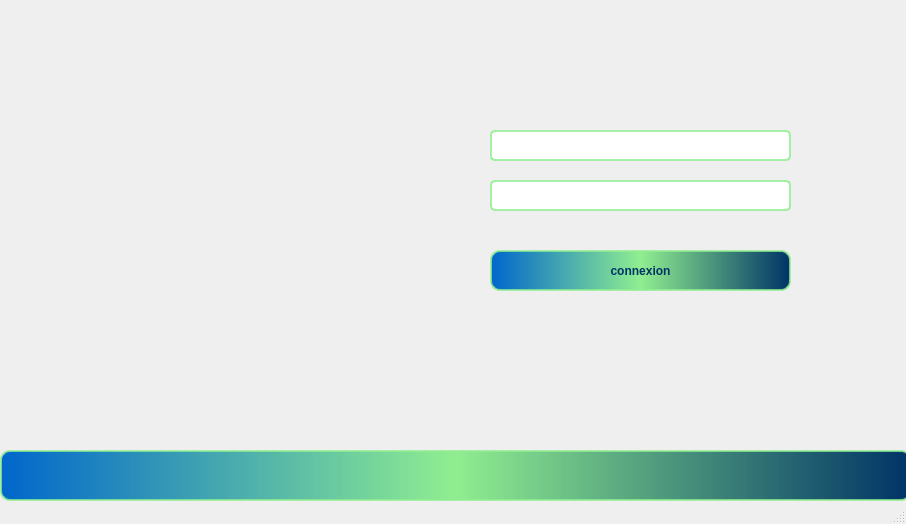
<?xml version="1.0" encoding="UTF-8"?>
<ui version="4.0">
 <class>connexion</class>
 <widget class="QMainWindow" name="connexion">
  <property name="geometry">
   <rect>
    <x>0</x>
    <y>0</y>
    <width>906</width>
    <height>524</height>
   </rect>
  </property>
  <property name="windowTitle">
   <string>connexion</string>
  </property>
  <widget class="QWidget" name="centralwidget">
   <widget class="QLineEdit" name="lineEdit">
    <property name="geometry">
     <rect>
      <x>490</x>
      <y>180</y>
      <width>301</width>
      <height>31</height>
     </rect>
    </property>
    <property name="styleSheet">
     <string notr="true"> background-color: rgba(255, 255, 255, 255);
    border: 2px solid rgba(144, 238, 144, 200);
    border-radius: 5px;
    padding: 5px;
    color: rgba(0, 51, 102, 255);
</string>
    </property>
   </widget>
   <widget class="QPushButton" name="pushButton">
    <property name="geometry">
     <rect>
      <x>0</x>
      <y>450</y>
      <width>911</width>
      <height>51</height>
     </rect>
    </property>
    <property name="styleSheet">
     <string notr="true">  background: qlineargradient(x1: 0, y1: 0, x2: 1, y2: 0, stop: 0 rgba(0, 102, 204, 255), stop: 0.5 rgba(144, 238, 144, 255), stop: 1 rgba(0, 51, 102, 255));
    border: 2px solid rgba(144, 238, 144, 200);
    padding: 8px;
    color: rgba(0, 51, 102, 255);
    font-weight: bold;
    border-radius: 10px;
    transition: all 0.3s ease;</string>
    </property>
    <property name="text">
     <string/>
    </property>
   </widget>
   <widget class="QLineEdit" name="lineEdit_2">
    <property name="geometry">
     <rect>
      <x>490</x>
      <y>130</y>
      <width>301</width>
      <height>31</height>
     </rect>
    </property>
    <property name="styleSheet">
     <string notr="true"> background-color: rgba(255, 255, 255, 255);
    border: 2px solid rgba(144, 238, 144, 200);
    border-radius: 5px;
    padding: 5px;
    color: rgba(0, 51, 102, 255);</string>
    </property>
   </widget>
   <widget class="QPushButton" name="Bconnexion">
    <property name="geometry">
     <rect>
      <x>490</x>
      <y>250</y>
      <width>301</width>
      <height>41</height>
     </rect>
    </property>
    <property name="styleSheet">
     <string notr="true">  background: qlineargradient(x1: 0, y1: 0, x2: 1, y2: 0, stop: 0 rgba(0, 102, 204, 255), stop: 0.5 rgba(144, 238, 144, 255), stop: 1 rgba(0, 51, 102, 255));
    border: 2px solid rgba(144, 238, 144, 200);
    padding: 8px;
    color: rgba(0, 51, 102, 255);
    font-weight: bold;
    border-radius: 10px;
    transition: all 0.3s ease;</string>
    </property>
    <property name="text">
     <string>connexion</string>
    </property>
   </widget>
   <widget class="QLabel" name="label">
    <property name="geometry">
     <rect>
      <x>50</x>
      <y>40</y>
      <width>381</width>
      <height>371</height>
     </rect>
    </property>
    <property name="text">
     <string/>
    </property>
    <property name="pixmap">
     <pixmap>../../../Downloads/554337631_1437269814008871_8043664467412301076_n.png</pixmap>
    </property>
    <property name="scaledContents">
     <bool>true</bool>
    </property>
   </widget>
  </widget>
  <widget class="QMenuBar" name="menubar">
   <property name="geometry">
    <rect>
     <x>0</x>
     <y>0</y>
     <width>906</width>
     <height>22</height>
    </rect>
   </property>
  </widget>
  <widget class="QStatusBar" name="statusbar"/>
 </widget>
 <resources/>
 <connections/>
</ui>
